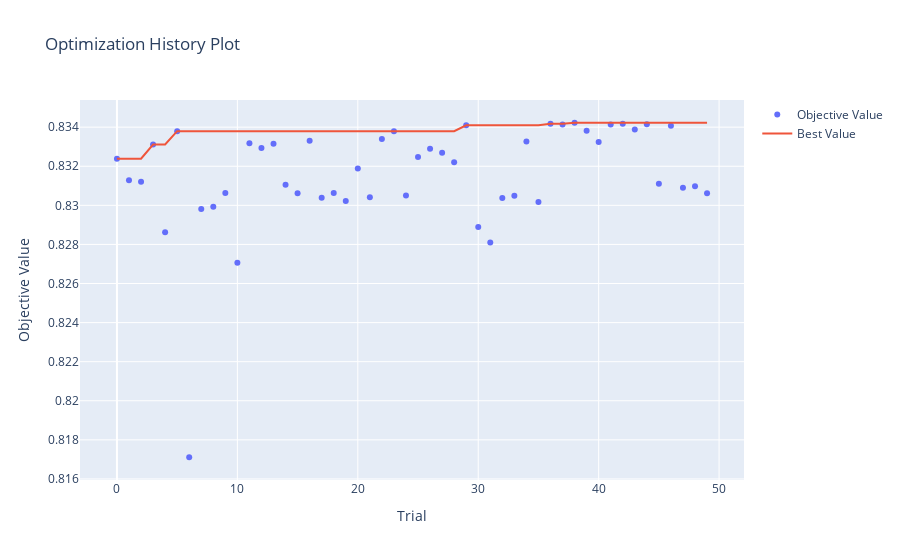
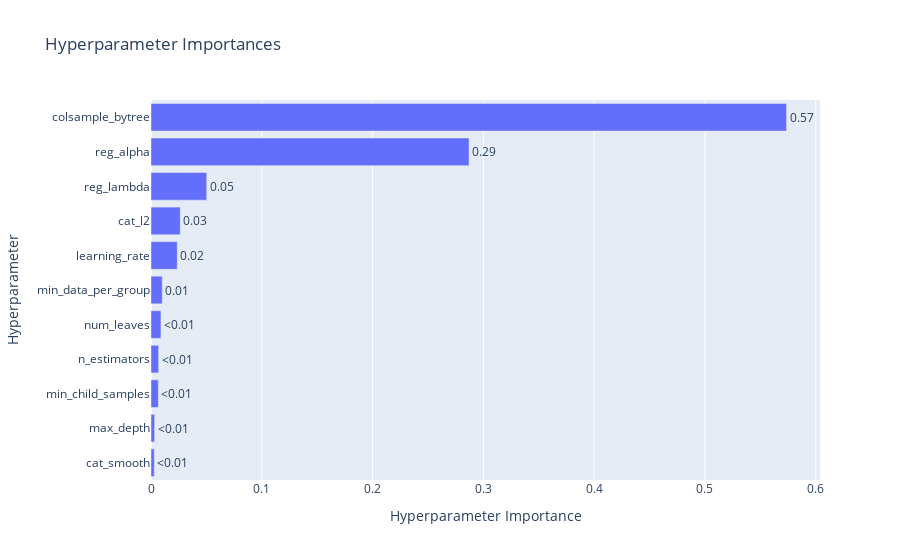

Notebook code for these charts, in order:
### Code cell
print("--- Optimized LIGHTGBM ---")

# LightGBM Optuna
lightgbm_study = optuna.create_study(sampler=tpe_sampler, direction="maximize")
lightgbm_study.optimize(lightgbm_objective, n_trials, n_jobs=n_jobs)

# Display LightGBM results
print(f"AUC Score:\t{lightgbm_study.best_value}")
display(optuna.visualization.plot_optimization_history(lightgbm_study))
display(plot_param_importances(lightgbm_study))

### Figure 1 — Plotly figure (JSON) as saved in the notebook; plotly's stock layout.template omitted (floating-point values rounded to 4 significant figures)
{"data": [{"mode": "markers", "name": "Objective Value", "type": "scatter", "x": [0, 1, 2, 3, 4, 5, 6, 7, 8, 9, 10, 11, 12, 13, 14, 15, 16, 17, 18, 19, 20, 21, 22, 23, 24, 25, 26, 27, 28, 29, 30, 31, 32, 33, 34, 35, 36, 37, 38, 39, 40, 41, 42, 43, 44, 45, 46, 47, 48, 49], "y": [0.8324, 0.8313, 0.8312, 0.8331, 0.8286, 0.8338, 0.8171, 0.8298, 0.8299, 0.8306, 0.8271, 0.8332, 0.8329, 0.8332, 0.831, 0.8306, 0.8333, 0.8304, 0.8306, 0.8302, 0.8319, 0.8304, 0.8334, 0.8338, 0.8305, 0.8325, 0.8329, 0.8327, 0.8322, 0.8341, 0.8289, 0.8281, 0.8304, 0.8305, 0.8333, 0.8302, 0.8342, 0.8341, 0.8342, 0.8338, 0.8332, 0.8341, 0.8342, 0.8339, 0.8342, 0.8311, 0.8341, 0.8309, 0.831, 0.8306]}, {"mode": "lines", "name": "Best Value", "type": "scatter", "x": [0, 1, 2, 3, 4, 5, 6, 7, 8, 9, 10, 11, 12, 13, 14, 15, 16, 17, 18, 19, 20, 21, 22, 23, 24, 25, 26, 27, 28, 29, 30, 31, 32, 33, 34, 35, 36, 37, 38, 39, 40, 41, 42, 43, 44, 45, 46, 47, 48, 49], "y": [0.8324, 0.8324, 0.8324, 0.8331, 0.8331, 0.8338, 0.8338, 0.8338, 0.8338, 0.8338, 0.8338, 0.8338, 0.8338, 0.8338, 0.8338, 0.8338, 0.8338, 0.8338, 0.8338, 0.8338, 0.8338, 0.8338, 0.8338, 0.8338, 0.8338, 0.8338, 0.8338, 0.8338, 0.8338, 0.8341, 0.8341, 0.8341, 0.8341, 0.8341, 0.8341, 0.8341, 0.8342, 0.8342, 0.8342, 0.8342, 0.8342, 0.8342, 0.8342, 0.8342, 0.8342, 0.8342, 0.8342, 0.8342, 0.8342, 0.8342]}, {"marker": {"color": "#cccccc"}, "mode": "markers", "name": "Infeasible Trial", "showlegend": false, "type": "scatter", "x": [], "y": []}], "layout": {"title": {"text": "Optimization History Plot"}, "xaxis": {"title": {"text": "Trial"}}, "yaxis": {"title": {"text": "Objective Value"}}}}

### Figure 2 — Plotly figure (JSON) as saved in the notebook; plotly's stock layout.template omitted (floating-point values rounded to 4 significant figures)
{"data": [{"cliponaxis": false, "hovertemplate": ["cat_smooth (IntDistribution): 0.0029430557265773183<extra></extra>", "max_depth (IntDistribution): 0.003285367102112638<extra></extra>", "min_child_samples (IntDistribution): 0.006625544557848149<extra></extra>", "n_estimators (IntDistribution): 0.006890212006295967<extra></extra>", "num_leaves (IntDistribution): 0.008984150825998889<extra></extra>", "min_data_per_group (IntDistribution): 0.01016887587702867<extra></extra>", "learning_rate (FloatDistribution): 0.023698822092266585<extra></extra>", "cat_l2 (IntDistribution): 0.0264041369161898<extra></extra>", "reg_lambda (FloatDistribution): 0.0502918417212978<extra></extra>", "reg_alpha (FloatDistribution): 0.2870592673230278<extra></extra>", "colsample_bytree (FloatDistribution): 0.5736487258513565<extra></extra>"], "name": "Objective Value", "orientation": "h", "text": ["<0.01", "<0.01", "<0.01", "<0.01", "<0.01", "0.01", "0.02", "0.03", "0.05", "0.29", "0.57"], "textposition": "outside", "type": "bar", "x": [0.002943, 0.003285, 0.006626, 0.00689, 0.008984, 0.01017, 0.0237, 0.0264, 0.05029, 0.2871, 0.5736], "y": ["cat_smooth", "max_depth", "min_child_samples", "n_estimators", "num_leaves", "min_data_per_group", "learning_rate", "cat_l2", "reg_lambda", "reg_alpha", "colsample_bytree"]}], "layout": {"title": {"text": "Hyperparameter Importances"}, "xaxis": {"title": {"text": "Hyperparameter Importance"}}, "yaxis": {"title": {"text": "Hyperparameter"}}}}
